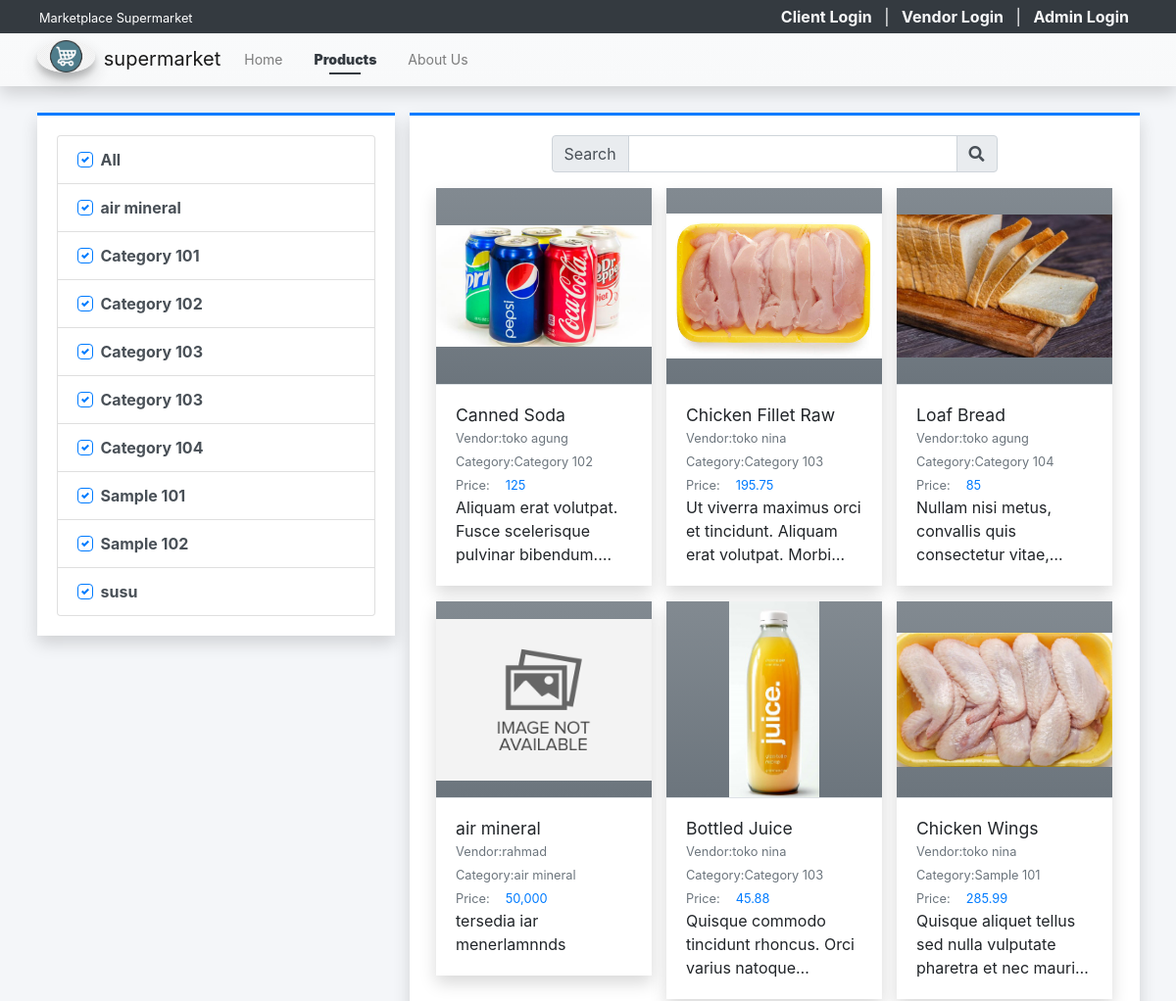
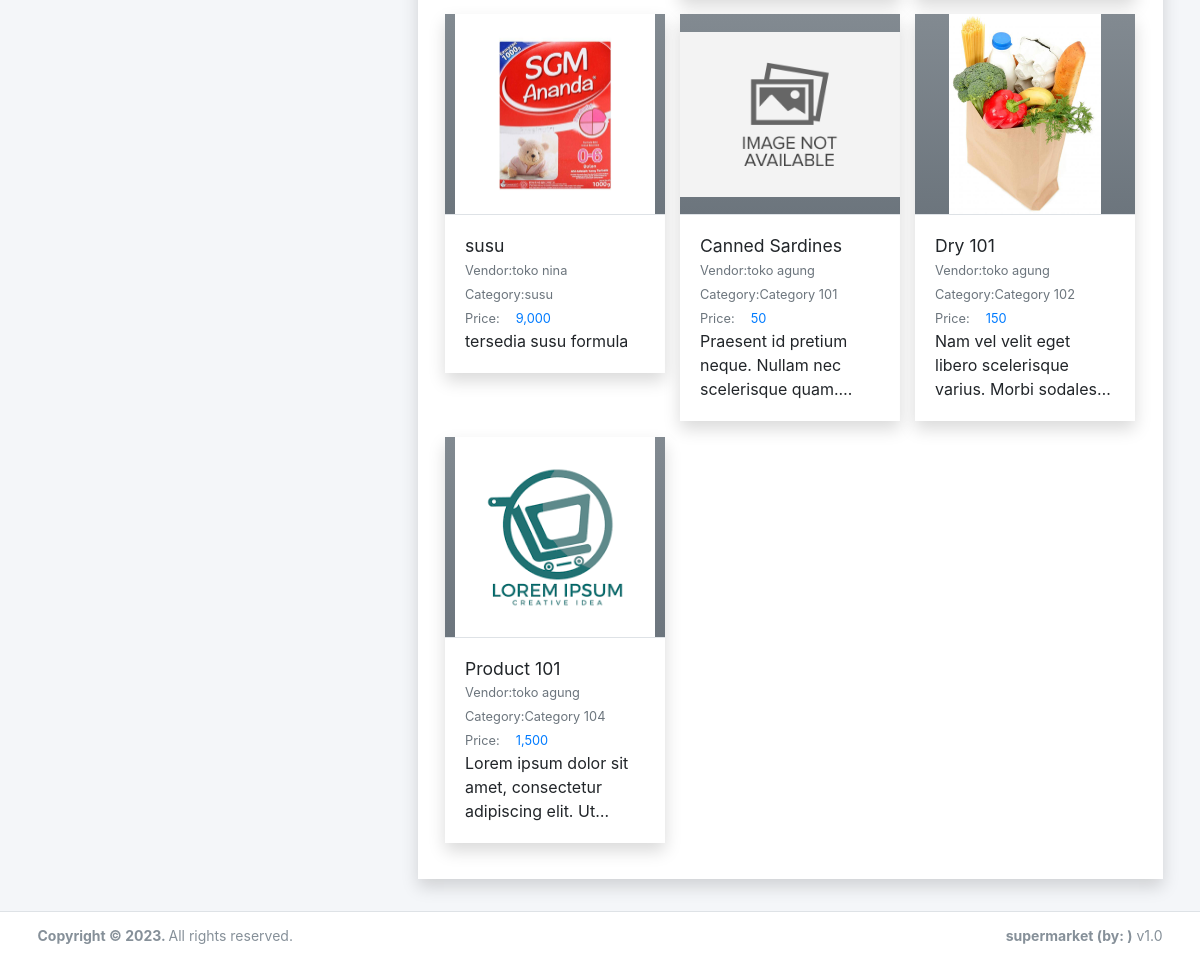
The page /?page=products on the database its author committed (2 pictures, top to bottom).
### tables this page shows
CREATE TABLE `category_list` (
  `id` int(30) NOT NULL,
  `vendor_id` int(30) NOT NULL,
  `name` text NOT NULL,
  `description` text NOT NULL,
  `status` tinyint(1) NOT NULL DEFAULT 1,
  `delete_flag` tinyint(1) NOT NULL DEFAULT 0,
  `date_created` datetime NOT NULL DEFAULT current_timestamp(),
  `date_updated` datetime DEFAULT NULL ON UPDATE current_timestamp()
);

CREATE TABLE `product_list` (
  `id` int(30) NOT NULL,
  `vendor_id` int(30) DEFAULT NULL,
  `category_id` int(30) DEFAULT NULL,
  `name` text NOT NULL,
  `description` text NOT NULL,
  `price` double NOT NULL DEFAULT 0,
  `image_path` text DEFAULT NULL,
  `status` tinyint(1) NOT NULL DEFAULT 1,
  `delete_flag` tinyint(1) NOT NULL DEFAULT 0,
  `date_created` datetime NOT NULL DEFAULT current_timestamp(),
  `date_updated` datetime DEFAULT NULL ON UPDATE current_timestamp()
);

CREATE TABLE `vendor_list` (
  `id` int(30) NOT NULL,
  `code` varchar(100) NOT NULL,
  `shop_type_id` int(30) NOT NULL,
  `shop_name` text NOT NULL,
  `shop_owner` text NOT NULL,
  `contact` text NOT NULL,
  `username` text NOT NULL,
  `password` text NOT NULL,
  `avatar` text DEFAULT NULL,
  `status` tinyint(1) NOT NULL DEFAULT 1,
  `delete_flag` tinyint(1) NOT NULL DEFAULT 0,
  `date_created` datetime NOT NULL DEFAULT current_timestamp(),
  `date_updated` datetime DEFAULT NULL ON UPDATE current_timestamp()
);

### config.php (called while the page is built, shortened)
<?php
function validate_image($file){
    $file = explode("?",$file)[0];
	if(!empty($file)){
		if(is_file(base_app.$file)){
			return base_url.$file;
		}else{
			return base_url.'dist/img/no-image-available.png';
		}
	}else{
		return base_url.'dist/img/no-image-available.png';
	}
}
function format_num($number = 0, $max_decimal = ''){
    if(is_numeric($number)){
        $ex = explode('.',$number);
        $dec = isset($ex[1]) ? strlen($ex[1]) : 0;
        if(empty($max_decimal) || (is_numeric($max_decimal) && $max_decimal >= $dec)){
            return number_format($number,$dec);
        }else{
            if(is_numeric($max_decimal))
                return number_format($number,$max_decimal);
            else
                return "Invalid Maximum Decimal";
        }
    }else{
        return "Invalid Number";
    }
}
?>

### products/index.php (the view, shortened to what this page needs)
<?php
$category_ids = isset($_GET['cids']) ? $_GET['cids'] : 'all';
?>
<div class="content py-3">
    <div class="row">
        <div class="col-md-4">
            <div class="card card-outline rounded-0 card-primary shadow">
                <div class="card-body">
                    <div class="list-group">
                        <div class="list-group-item list-group-item-action">
                            <div class="custom-control custom-checkbox">
                                <label for="cat_all" class="custom-control-label"> All</label>
                            </div>
                        </div>
                        <?php
                        $categories = $conn->query("SELECT * FROM `category_list` where delete_flag = 0 and status = 1 order by `name` asc ");
                        while($row = $categories->fetch_assoc()):
                        ?>
                        <div class="list-group-item list-group-item-action">
                            <div class="custom-control custom-checkbox">
                                <label for="cat_item<?= $row['id'] ?>" class="custom-control-label"> <?= $row['name'] ?></label>
                            </div>
                        </div>
                        <?php endwhile; ?>
                    </div>
                </div>
            </div>
        </div>
        <div class="col-md-8">
            <div class="card card-outline card-primary shadow rounded-0">
                <div class="card-body">
                    <div class="container-fluid">
                        <div class="row justify-content-center mb-3">
                            <div class="col-lg-8 col-md-10 col-sm-12">
                                <form action="" id="search-frm">
                                    <div class="input-group">
                                        <div class="input-group-prepend"><span class="input-group-text">Search</span></div>
                                        <input type="search" id="search" class="form-control" value="<?= isset($_GET['search']) ? $_GET['search'] : '' ?>">
                                        <div class="input-group-append"><span class="input-group-text"><i class="fa fa-search"></i></span></div>
                                    </div>
                                </form>
                            </div>
                        </div>
                        <div class="row" id="product_list">
                            <?php
                            $swhere = "";
                            if(!empty($category_ids)):
                            $products = $conn->query("SELECT p.*, v.shop_name as vendor, c.name as `category` FROM `product_list` p inner join vendor_list v on p.vendor_id = v.id inner join category_list c on p.category_id = c.id where p.delete_flag = 0 and p.`status` =1 {$swhere} order by RAND()");
                            while($row = $products->fetch_assoc()):
                            ?>
                            <div class="col-lg-4 col-md-6 col-sm-12 product-item">
                                <a href="./?page=products/view_product&id=<?= $row['id'] ?>" class="card shadow rounded-0 text-reset text-decoration-none">
                                <div class="product-img-holder position-relative">
                                    <img src="<?= validate_image($row['image_path']) ?>" alt="Product-image" class="img-top product-img bg-gradient-gray">
                                </div>
                                    <div class="card-body border-top border-gray">
                                        <h5 class="card-title text-truncate w-100"><?= $row['name'] ?></h5>
                                        <div class="d-flex w-100">
                                            <div class="col-auto px-0"><small class="text-muted">Vendor: </small></div>
                                            <div class="col-auto px-0 flex-shrink-1 flex-grow-1"><p class="text-truncate m-0"><small class="text-muted"><?= $row['vendor'] ?></small></p></div>
                                        </div>
                                        <div class="d-flex">
                                            <div class="col-auto px-0"><small class="text-muted">Category: </small></div>
                                            <div class="col-auto px-0 flex-shrink-1 flex-grow-1"><p class="text-truncate m-0"><small class="text-muted"><?= $row['category'] ?></small></p></div>
                                        </div>
                                        <div class="d-flex">
                                            <div class="col-auto px-0"><small class="text-muted">Price: </small></div>
                                            <div class="col-auto px-0 flex-shrink-1 flex-grow-1"><p class="m-0 pl-3"><small class="text-primary"><?= format_num($row['price']) ?></small></p></div>
                                        </div>
                                        <p class="card-text truncate-3 w-100"><?= strip_tags(html_entity_decode($row['description'])) ?></p>
                                    </div>
                                </a>
                            </div>
                            <?php endwhile; ?>
                            <?php else: ?>
                                <div class="col-12 text-center">
                                    Pleas select atleast 1 product category
                                </div>
                            <?php endif; ?>
                        </div>
                    </div>
                </div>
            </div>
        </div>
    </div>
</div>

### rows shown on the page
category_list: name "air mineral"
category_list: name "Category 101"
category_list: name "Category 102"
category_list: name "Category 103"
category_list: name "Category 103"
category_list: name "Category 104"
category_list: name "Sample 101"
category_list: name "Sample 102"
category_list: name "susu"
product_list: shows a picture, name "Canned Soda", vendor.shop_name "toko agung", category.name "Category 102", price "125", description "Aliquam erat volutpat. Fusce scelerisque pulvinar…"
product_list: shows a picture, name "Chicken Fillet Raw", vendor.shop_name "toko nina", category.name "Category 103", price "195.75", description "Ut viverra maximus orci et tincidunt. Aliquam erat volutpat.…"
product_list: shows a picture, name "Loaf Bread", vendor.shop_name "toko agung", category.name "Category 104", price "85", description "Nullam nisi metus, convallis quis consectetur…"
product_list: name "air mineral", vendor.shop_name "rahmad", category.name "air mineral", price "50,000", description "tersedia iar menerlamnnds"
product_list: shows a picture, name "Bottled Juice", vendor.shop_name "toko nina", category.name "Category 103", price "45.88", description "Quisque commodo tincidunt rhoncus. Orci varius…"
product_list: shows a picture, name "Chicken Wings", vendor.shop_name "toko nina", category.name "Sample 101", price "285.99", description "Quisque aliquet tellus sed nulla vulputate pharetra et nec…"
product_list: image_path (picture), name "susu", vendor.shop_name "toko nina", category.name "susu", price "9,000", description "tersedia susu formula"
product_list: name "Canned Sardines", vendor.shop_name "toko agung", category.name "Category 101", price "50", description "Praesent id pretium neque. Nullam nec scelerisque…"
product_list: shows a picture, name "Dry 101", vendor.shop_name "toko agung", category.name "Category 102", price "150", description "Nam vel velit eget libero scelerisque varius. Morbi…"
product_list: shows a picture, name "Product 101", vendor.shop_name "toko agung", category.name "Category 104", price "1,500", description "Lorem ipsum dolor sit amet, consectetur adipiscing elit.…"

### other values the page prints
$_settings->info('name') "Marketplace Supermarket"
$_settings->info('short_name') "supermarket"
